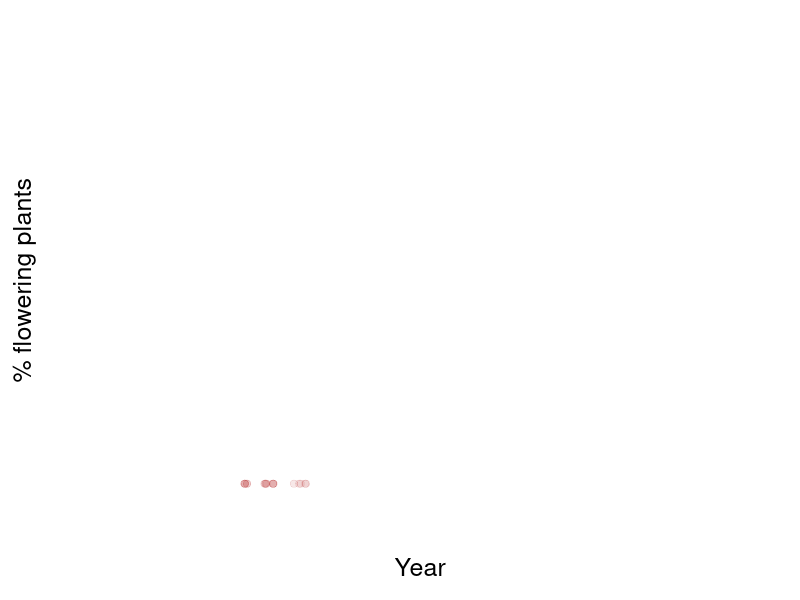

Generate this figure with R: (Note: this script raises an error after producing the figure.)

# Run as:
# Rscript filename.R 

###
#         Read big table
###
setwd("/Users/fulgione/git/Flowering_behaviour_A.alpina/")
  # setwd("/Users/fulgione/git/Flowering_behaviour_A.alpina/flowering_behavior_greenhouse")

###
#     The data
###
gh_noVern_dataSet = "./data/bigpopdata_af.txt"
gh_yesVern_dataSet = "./data/AfterVern_af_withFlowerStop_2.txt"
FB_expSites_data <- as.data.frame(read.table("./data/on-sitedata_E-S-F-D_2019-11-20_simplified.txt", header = T, row.names = NULL))
# str(FB_expSites_data)







#######
#####
##
#           Flowering behavior at field sites,fig 3
#           A total of 4 sites
#           LOOK FOR CORRELATION BETWEEN PERCENTAGE SURVIVED TO NEXT GENERATION AND FLOWERING BEHAVIOR!!!
#           Think about Grouped boxplots
##
#####
########

sites=c("Angliru", "Geargevaggi", "Lautaret", "MPIPZ")
# site=c("Angliru")
for (site in sites) {
  print(site)
  expSitDat <- subset(FB_expSites_data, FB_expSites_data$experimental_site %in% site)
  # Do not frop levels to keep NAs
  # expSitDat <- droplevels(expSitDat)
  # unique(expSitDat$experimental_site)
  
  #   Get Flowering_binominal_2011 and 2012
  # 
  # Eliminate plants that died already the first year
  # 
  expSitDat_sub=subset(expSitDat, expSitDat$alive_2011 == 1)
  expSitDat = expSitDat_sub
  
  flBin2011=with(expSitDat, tapply(expSitDat$Flowering_binominal_2011, expSitDat$population, mean, na.rm=TRUE))
  # flBin2011_sub=with(expSitDat_sub, tapply(expSitDat_sub$Flowering_binominal_2011, expSitDat_sub$population, mean, na.rm=TRUE))
  sd.flBin2011=with(expSitDat, tapply(expSitDat$Flowering_binominal_2011, expSitDat$population, sd, na.rm=TRUE))
  count.flBin2011=with(expSitDat, tapply(expSitDat$Flowering_binominal_2011, expSitDat$population, function(x) length(x[!is.na(x)])))
  stErr.flBin2011 = (1.96*sd.flBin2011)/(sqrt(count.flBin2011))
  
  flBin2012=with(expSitDat, tapply(expSitDat$Flowering_binominal_2012, expSitDat$population, mean, na.rm=TRUE))
  sd.flBin2012=with(expSitDat, tapply(expSitDat$Flowering_binominal_2012, expSitDat$population, sd, na.rm=TRUE))
  count.flBin2012=with(expSitDat, tapply(expSitDat$Flowering_binominal_2012, expSitDat$population, function(x) length(x[!is.na(x)])))
  stErr.flBin2012 = (1.96*sd.flBin2012)/(sqrt(count.flBin2012))
  
  survive2012=with(expSitDat, tapply(expSitDat$alive_2012, expSitDat$population, mean, na.rm=TRUE))
  sd.surv2012=with(expSitDat, tapply(expSitDat$alive_2012, expSitDat$population, sd, na.rm=TRUE))
  count.surv2012=with(expSitDat, tapply(expSitDat$alive_2012, expSitDat$population, function(x) length(x[!is.na(x)])))
  stErr.surv2012 = (1.96*sd.surv2012)/(sqrt(count.surv2012))
  
  
  # And by families
  
  percByFamily_2011=with(expSitDat, tapply(expSitDat$Flowering_binominal_2011, list(expSitDat$population, expSitDat$family), mean, na.rm=TRUE))
  survByFamily_2012=with(expSitDat, tapply(expSitDat$alive_2012, list(expSitDat$population, expSitDat$family), mean, na.rm=TRUE))
  
  
  symb=c(21, 24, 
         21, 24, 23,
         21, 21,
         21, 24, 23, 22, 25)
  colOr=c(rep(rgb(178/255, 34/255, 34/255, 0.1), 2), rep(rgb(218/255, 165/255, 32/255, 0.1), 3), rgb(255/255, 0/255, 0/255, 0.1), rgb(255/255, 20/255, 147/255, 0.1), rep(rgb(30/255, 144/255, 255/255, 0.1), 5))
  col = c(rep(rgb(178/255, 34/255, 34/255, 0.9), 2), rep(rgb(218/255, 165/255, 32/255, 0.9), 3), rgb(255/255, 0/255, 0/255, 0.8), rgb(255/255, 20/255, 147/255, 0.8), rep(rgb(30/255, 144/255, 255/255, 0.9), 5))
  
  
  
  ###
  #         Plot Fig 3
  ###
  
  pdf(paste("./results/fig3_2021-01-25_2_", site, ".pdf", sep=""), height=6,width=6)
  par(mar=c(5,5,3,3))
  
  x=c(1.2)
  x1 = jitter(rep(x[[1]], length(flBin2011)))
  x2 = x1 + 0.2
  min(x1)
  max(x2)
  
  x_more=c(1.18, 1.19, 1.2, 1.21)
  x1_1=jitter(rep(x_more[[1]], 1))
  x1_2=jitter(rep(x_more[[2]], 3))
  x1_3=jitter(rep(x_more[[3]], 2))
  x1_4=jitter(rep(x_more[[4]], 4
  ))
  
  plot(y=0, x=0, bg = col, col="black", type="n", lwd=0.3, cex=2, axes=F, ylab=list(expression("% flowering plants"), cex=1.5), xlab=list(expression("Year"), cex=1.5), xlim=c(1.1, 1.5), ylim=c(0, 1))
  
  
  # Plot families
  for (r in 1:length(percByFamily_2011[,1])) {
     xx=jitter(rep(x[[1]], length(percByFamily_2011[r,])))
     points(x=xx, y=percByFamily_2011[r,], bg = colOr[r], pch=symb[r], col=col[r], lwd=0.1)
     xx=xx+0.2
     points(x=xx, y=percByFamily_2012[r,], bg = colOr[r], pch=symb[r], col=col[r], lwd=0.1)
  }
  
  
  
  # Plot population means
  points(x=x1, y=flBin2011, bg = col, pch=symb, col="black", lwd=0.1, cex=1.5)
  yzero=(flBin2011 + (stErr.flBin2011))
  for (i in 1:length(yzero)) {
    if ( !is.na(yzero[[i]])) {
      if ( yzero[[i]] > 1.0) {
        yzero[[i]] = 1.0
      }
    }
  }
  yone=(flBin2011 - (stErr.flBin2011))
  for (i in 1:length(yone)) {
    if ( !is.na(yone[[i]])) {
      if ( yone[[i]] < 0.0) {
        yone[[i]] = 0.0
      }
    }
  }
  arrows( x1, yzero, x1, yone, angle=90, code=3, length=0.03) 
  points(x=x2, y=flBin2012, bg = col, pch=symb, col="black", lwd=0.1, cex=1.5)
  
  yzero=(flBin2012 + (stErr.flBin2012))
  for (i in 1:length(yzero)) {
    if ( !is.na(yzero[[i]])) {
      if ( yzero[[i]] > 1.0) {
        yzero[[i]] = 1.0
      }
    }
  }
  yone=(flBin2012 - (stErr.flBin2012))
  for (i in 1:length(yone)) {
    if ( !is.na(yone[[i]])) {
      if ( yone[[i]] < 0.0) {
        yone[[i]] = 0.0
      }
    }
  }
  arrows( x2, yzero, x2, yone, angle=90, code=3, length=0.03) 
  
  
  # Connect the means across years
  # for (i in 1:10) {
    # points(x=c(x1[[i]], x2[[i]]), y=c(flBin2011[[i]], flBin2012[[i]]), col = colOr[[i]], type="l", lwd=1.)
  # }
  
  axis(1, at=c(1.1, 1.3, 1.5), tick=TRUE, labels=F, cex.axis=1.2)
  axis(1, at=c(1.2, 1.4), tick=F, labels=c(expression(paste("1"^"st")), expression(paste("2"^"nd"))), cex.axis=1.2)
  axis(2, at=seq(0, 1), labels=T, tick=TRUE, las=1, cex.axis=1.2)
  
  dev.off()
  
  
  
  
  
  
  ###
  #         Plot Fig 4 - new: Flowering behavior vs survival fitness
  ###
  
  pdf(paste("./results/fig3surv_2021-01-25_2011alive_", site, ".pdf", sep=""), height=6,width=6)
  par(mar=c(5,5,3,3))
  
  x=c(1.2)
  x1 = jitter(rep(x[[1]], length(flBin2011)))
  x2 = x1 + 0.2
  min(x1)
  max(x2)
  
  x_more=c(1.18, 1.19, 1.2, 1.21)
  x1_1=jitter(rep(x_more[[1]], 1))
  x1_2=jitter(rep(x_more[[2]], 3))
  x1_3=jitter(rep(x_more[[3]], 2))
  x1_4=jitter(rep(x_more[[4]], 4
  ))
  
  plot(y=0, x=0, bg = col, col="black", type="n", lwd=0.3, cex=2, axes=F, ylab=list(expression("% surviving"), cex=1.5), xlab=list(expression("% flowering 1st year"), cex=1.5), xlim=c(0, 1), ylim=c(0, 1))
  
  ###
  #     Sort and plot families
  #
  for (row in 1:length(percByFamily_2011[,1])) {
    for (r1 in 1:length(rownames(as.data.frame(percByFamily_2011[row,]))) ) {
      nam1 = rownames(as.data.frame(percByFamily_2011[row,]))[[r1]]
      for (r2 in 1:length(rownames(as.data.frame(survByFamily_2012[row,]))) ) {
        nam2 = rownames(as.data.frame(survByFamily_2012[row,]))[[r2]]
        if (nam1 == nam2) {
          # if (!is.na(percByFamily_2011[row, r1]) && !is.na(survByFamily_2012[row, r2]) && (rownames(percByFamily_2011)[row] == "E3" || rownames(percByFamily_2011)[row] == "E4") ) {
            # print(paste(nam1, percByFamily_2011[row, r1], survByFamily_2012[row, r2], sep=" "))
          # }
          points(x=percByFamily_2011[row, r1], y=survByFamily_2012[row, r2], bg = colOr[row], pch=symb[row], col=col[r], lwd=0.1)
        }
      }
    }
  }
  ####
  
  
  # Plot population means
  
  points(x=flBin2011, y=survive2012, bg = col, pch=symb, col="black", lwd=0.1, cex=1.5)
  xzero=(flBin2011 + (stErr.flBin2011))
  for (i in 1:length(xzero)) {
    if ( !is.na(xzero[[i]])) {
      if ( xzero[[i]] > 1.0) {
        xzero[[i]] = 1.0
      }
    }
  }
  xone=(flBin2011 - (stErr.flBin2011))
  for (i in 1:length(xone)) {
    if ( !is.na(xone[[i]])) {
      if ( xone[[i]] < 0.0) {
        xone[[i]] = 0.0
      }
    }
  }
  arrows( xzero, survive2012, xone, survive2012, angle=90, code=3, length=0.03) 
  
  yzero=(survive2012 + (stErr.surv2012))
  for (i in 1:length(yzero)) {
    if ( !is.na(yzero[[i]])) {
      if ( yzero[[i]] > 1.0) {
        yzero[[i]] = 1.0
      }
    }
  }
  yone=(survive2012 - (stErr.surv2012))
  for (i in 1:length(yone)) {
    if ( !is.na(yone[[i]])) {
      if ( yone[[i]] < 0.0) {
        yone[[i]] = 0.0
      }
    }
  }
  arrows( flBin2011, yzero, flBin2011, yone, angle=90, code=3, length=0.03) 
  
  axis(2, at=seq(0, 1), labels=T, tick=TRUE, las=1, cex.axis=1.2)
  axis(1, at=seq(0, 1), labels=T, tick=TRUE, las=1, cex.axis=1.2)
  
  dev.off()
  
  
  
  
  
  
  
  
  
  
  
  
  
  ###
  #       STATS now!
  #       Calculate the correlation 
  ###
  
  print("Correlation on populations")
  
  library(Hmisc)
  # rcorr(x=perc, y=flTime, type="spearman") # type can be pearson or spearman
  print(cor.test( ~ flBin2011 + survive2012, 
            data=expSitDat,
            method = "spearman",
            continuity = FALSE,
            conf.level = 0.99))
  
  
  print(cor.test( ~ flBin2011 + survive2012, 
            data=expSitDat,
            method = "pearson",
            continuity = FALSE,
            conf.level = 0.99))
  
  
  print("Without Pep1 (outlier and not a natural accession)")
  
  print(cor.test( ~ subset(flBin2011, rownames(flBin2011) != "pep1") + subset(survive2012, rownames(survive2012) != "pep1"), 
                  data=expSitDat,
                  method = "pearson",
                  continuity = FALSE,
                  conf.level = 0.99))
  
  
  ###
  #       And among family means
  #       Consider that cor.test dislikes many NAs, 
  #       So we need to clean up percByFamily and flTimeByFamily
  ###
  
  percFl_forCorr_families=vector()
  surv_forCorr_families=vector()
  
  for (row in 1:length(percByFamily_2011[,1])) {
    for (r1 in 1:length(rownames(as.data.frame(percByFamily_2011[row,]))) ) {
      nam1 = rownames(as.data.frame(percByFamily_2011[row,]))[[r1]]
      for (r2 in 1:length(rownames(as.data.frame(survByFamily_2012[row,]))) ) {
        nam2 = rownames(as.data.frame(survByFamily_2012[row,]))[[r2]]
        if (nam1 == nam2 && nam1 != "Paj" && nam1 != "pep1") {
          # print(paste(rownames(as.data.frame(percByFamily[,1]))[[row]], nam1, nam2, percByFamily[row, r1], flTimeByFamily[row, r2], sep = " "))
          if (!is.na(percByFamily_2011[row, r1]) && !is.na(survByFamily_2012[row, r2])) {
            percFl_forCorr_families = append(percFl_forCorr_families, percByFamily_2011[row, r1])
            surv_forCorr_families = append(surv_forCorr_families, survByFamily_2012[row, r2])
          }
        }
      }
    }
  }
  length(percFl_forCorr_families)
  length(surv_forCorr_families)
  
  # plot(perc_forCorr_families, flTime_forCorr_families)
  
  print("Correlation on families")
  
  print(cor.test( ~ percFl_forCorr_families + surv_forCorr_families, 
            data=expSitDat,
            method = "pearson",
            continuity = FALSE,
            conf.level = 0.95))
  
  
  
  
  
  
  ###
  #     Check for differences across regions with Fisher-Pitman permutation test
  #     Keep in mind, here, the family is considered the lowest level entity, within populations and regions
  #     make a new data frame with all families (not individual plants), pop region, fl time, perc flowering
  ### 
  
  fam=vector()
  reg=vector()
  pop=vector()
  percentag=vector()
  
  for (row in 1:length(percByFamily_2011[,1])) {
    for (col in 1:length(percByFamily_2011[1,])) {
      if (!is.na(percByFamily_2011[row,col]) ) {
        #
        # region, population and family:
        # 
        population = rownames(percByFamily_2011)[[row]]
        region = ""
        if (strsplit(population, "")[[1]]  == "E" || strsplit(population, "")[[1]]  == "P") {
          region = "E"
        } else {
          if (strsplit(population, "")[[1]]  == "F") {
            region = "F"
          } else {
            if (strsplit(population, "")[[1]]  == "S") {
              region = "S"
            }
          }
        }
        if (strsplit(population, "")[[1]]  != "p") {
          reg = append(reg, region)
          pop = append(pop, population)
          fam = append(fam, paste(population, colnames(percByFamily_2011)[[col]]))
          
          # Percentage flowering:
          percentag = append(percentag, percByFamily_2011[row,col])
        }
      }
    }
  }
  flTimeByRegion<-data.frame("family" = fam, "region" = reg, "population" = pop, "percentage" = percentag)
  
  with(flTimeByRegion, tapply(flTimeByRegion$percentage, flTimeByRegion$population, mean, na.rm=TRUE))
  
  
  ###
  #     Permutation test to check for differences across regions
  ###
  
  #
  print("Permutation test to compare families from different regions")
  
  library(coin) 
  
  # x=seq(0.0, 1.0, 0.01)
  # hist(flTimeByRegion$percentage[flTimeByRegion$region %in% c("S")], col="blue3", breaks = x)
  # hist(flTimeByRegion$percentage[flTimeByRegion$region %in% c("F")], col="red", add=T, breaks = x)
  
  print(oneway_test(flTimeByRegion$percentage[flTimeByRegion$region %in% c("S","F")] ~ flTimeByRegion$region[flTimeByRegion$region %in% c("S","F")]))
  print(oneway_test(flTimeByRegion$percentage[flTimeByRegion$region %in% c("E","F")] ~ flTimeByRegion$region[flTimeByRegion$region %in% c("E","F")]))
  print(oneway_test(flTimeByRegion$percentage[flTimeByRegion$region %in% c("E","S")] ~ flTimeByRegion$region[flTimeByRegion$region %in% c("E","S")]))
  
}



# [1] "Angliru"
# [1] "Correlation on populations"
# 
# Spearman's rank correlation rho
# 
# data:  flBin2011 and survive2012
# S = 289.52, p-value = 0.01164
# alternative hypothesis: true rho is not equal to 0
# sample estimates:
# rho 
# -0.754658 
# 
# 
# Pearson's product-moment correlation
# 
# data:  flBin2011 and survive2012
# t = -4.4193, df = 8, p-value = 0.002228
# alternative hypothesis: true correlation is not equal to 0
# 99 percent confidence interval:
#   -0.9758624 -0.2499418
# sample estimates:
#   cor 
# -0.8422666 
# 
# [1] "Without Pep1 (outlier and not a natural accession)"
# 
# Pearson's product-moment correlation
# 
# data:  subset(flBin2011, rownames(flBin2011) != "pep1") and subset(survive2012, rownames(survive2012) != "pep1")
# t = -2.0535, df = 7, p-value = 0.07912
# alternative hypothesis: true correlation is not equal to 0
# 99 percent confidence interval:
# -0.9431159  0.3253688
# sample estimates:
# cor 
# -0.6131403 
# 
# [1] "Correlation on families"
# 
# Pearson's product-moment correlation
# 
# data:  percFl_forCorr_families and surv_forCorr_families
# t = -2.4886, df = 143, p-value = 0.01397
# alternative hypothesis: true correlation is not equal to 0
# 95 percent confidence interval:
#   -0.3549655 -0.0421357
# sample estimates:
#   cor 
# -0.2037455 
# 
# [1] "Permutation test to compare families from different regions"
# 
# Asymptotic Two-Sample Fisher-Pitman Permutation Test
# 
# data:  flTimeByRegion$percentage[flTimeByRegion$region %in% c("S", "F")] by flTimeByRegion$region[flTimeByRegion$region %in% c("S", "F")] (F, S)
# Z = 4.9981, p-value = 5.789e-07
# alternative hypothesis: true mu is not equal to 0
# 
# 
# Asymptotic Two-Sample Fisher-Pitman Permutation Test
# 
# data:  flTimeByRegion$percentage[flTimeByRegion$region %in% c("E", "F")] by flTimeByRegion$region[flTimeByRegion$region %in% c("E", "F")] (E, F)
# Z = -5.6987, p-value = 1.207e-08
# alternative hypothesis: true mu is not equal to 0
# 
# 
# Asymptotic Two-Sample Fisher-Pitman Permutation Test
# 
# data:  flTimeByRegion$percentage[flTimeByRegion$region %in% c("E", "S")] by flTimeByRegion$region[flTimeByRegion$region %in% c("E", "S")] (E, S)
# Z = -5.1232, p-value = 3.003e-07
# alternative hypothesis: true mu is not equal to 0
# 
# [1] "Geargevaggi"
# [1] "Correlation on populations"
# 
# Spearman's rank correlation rho
# 
# data:  flBin2011 and survive2012
# S = 140.68, p-value = 0.6845
# alternative hypothesis: true rho is not equal to 0
# sample estimates:
# rho 
# 0.1473941 
# 
# 
# Pearson's product-moment correlation
# 
# data:  flBin2011 and survive2012
# t = 0.039413, df = 8, p-value = 0.9695
# alternative hypothesis: true correlation is not equal to 0
# 99 percent confidence interval:
#   -0.7441152  0.7562970
# sample estimates:
#   cor 
# 0.01393336 
# 
# [1] "Without Pep1 (outlier and not a natural accession)"
# 
# Pearson's product-moment correlation
# 
# data:  subset(flBin2011, rownames(flBin2011) != "pep1") and subset(survive2012, rownames(survive2012) != "pep1")
# t = 1.7604, df = 7, p-value = 0.1217
# alternative hypothesis: true correlation is not equal to 0
# 99 percent confidence interval:
# -0.4032277  0.9322959
# sample estimates:
# cor 
# 0.5539627 
# 
# [1] "Correlation on families"
# 
# Pearson's product-moment correlation
# 
# data:  percFl_forCorr_families and surv_forCorr_families
# t = 4.6544, df = 159, p-value = 6.809e-06
# alternative hypothesis: true correlation is not equal to 0
# 95 percent confidence interval:
#   0.2024490 0.4754878
# sample estimates:
#   cor 
# 0.3462805 
# 
# [1] "Permutation test to compare families from different regions"
# 
# Asymptotic Two-Sample Fisher-Pitman Permutation Test
# 
# data:  flTimeByRegion$percentage[flTimeByRegion$region %in% c("S", "F")] by flTimeByRegion$region[flTimeByRegion$region %in% c("S", "F")] (F, S)
# Z = 3.9993, p-value = 6.353e-05
# alternative hypothesis: true mu is not equal to 0
# 
# 
# Asymptotic Two-Sample Fisher-Pitman Permutation Test
# 
# data:  flTimeByRegion$percentage[flTimeByRegion$region %in% c("E", "F")] by flTimeByRegion$region[flTimeByRegion$region %in% c("E", "F")] (E, F)
# Z = -6.208, p-value = 5.368e-10
# alternative hypothesis: true mu is not equal to 0
# 
# 
# Asymptotic Two-Sample Fisher-Pitman Permutation Test
# 
# data:  flTimeByRegion$percentage[flTimeByRegion$region %in% c("E", "S")] by flTimeByRegion$region[flTimeByRegion$region %in% c("E", "S")] (E, S)
# Z = -3.9796, p-value = 6.902e-05
# alternative hypothesis: true mu is not equal to 0
# 
# [1] "Lautaret"
# [1] "Correlation on populations"
# 
# Spearman's rank correlation rho
# 
# data:  flBin2011 and survive2012
# S = 122.19, p-value = 0.9628
# alternative hypothesis: true rho is not equal to 0
# sample estimates:
# rho 
# -0.01825742 
# 
# 
# Pearson's product-moment correlation
# 
# data:  flBin2011 and survive2012
# t = -1.553, df = 7, p-value = 0.1644
# alternative hypothesis: true correlation is not equal to 0
# 99 percent confidence interval:
#   -0.9230416  0.4573509
# sample estimates:
#   cor 
# -0.5062106 
# 
# [1] "Without Pep1 (outlier and not a natural accession)"
# 
# Pearson's product-moment correlation
# 
# data:  subset(flBin2011, rownames(flBin2011) != "pep1") and subset(survive2012, rownames(survive2012) != "pep1")
# t = 1.4936, df = 6, p-value = 0.1859
# alternative hypothesis: true correlation is not equal to 0
# 99 percent confidence interval:
# -0.5188584  0.9389513
# sample estimates:
# cor 
# 0.5206052 
# 
# [1] "Correlation on families"
# 
# Pearson's product-moment correlation
# 
# data:  percFl_forCorr_families and surv_forCorr_families
# t = -0.34831, df = 101, p-value = 0.7283
# alternative hypothesis: true correlation is not equal to 0
# 95 percent confidence interval:
#   -0.2266431  0.1599592
# sample estimates:
#   cor 
# -0.03463772 
# 
# [1] "Permutation test to compare families from different regions"
# 
# Asymptotic Two-Sample Fisher-Pitman Permutation Test
# 
# data:  flTimeByRegion$percentage[flTimeByRegion$region %in% c("S", "F")] by flTimeByRegion$region[flTimeByRegion$region %in% c("S", "F")] (F, S)
# Z = 2.0088, p-value = 0.04456
# alternative hypothesis: true mu is not equal to 0
# 
# 
# Asymptotic Two-Sample Fisher-Pitman Permutation Test
# 
# data:  flTimeByRegion$percentage[flTimeByRegion$region %in% c("E", "F")] by flTimeByRegion$region[flTimeByRegion$region %in% c("E", "F")] (E, F)
# Z = -3.7265, p-value = 0.0001942
# alternative hypothesis: true mu is not equal to 0
# 
# 
# Asymptotic Two-Sample Fisher-Pitman Permutation Test
# 
# data:  flTimeByRegion$percentage[flTimeByRegion$region %in% c("E", "S")] by flTimeByRegion$region[flTimeByRegion$region %in% c("E", "S")] (E, S)
# Z = -2.8265, p-value = 0.004705
# alternative hypothesis: true mu is not equal to 0
# 
# [1] "MPIPZ"
# [1] "Correlation on populations"
# 
# Spearman's rank correlation rho
# 
# data:  flBin2011 and survive2012
# S = 309.77, p-value = 0.0008512
# alternative hypothesis: true rho is not equal to 0
# sample estimates:
# rho 
# -0.8773667 
# 
# 
# Pearson's product-moment correlation
# 
# data:  flBin2011 and survive2012
# t = -2.7379, df = 8, p-value = 0.02553
# alternative hypothesis: true correlation is not equal to 0
# 99 percent confidence interval:
#   -0.9500354  0.1144960
# sample estimates:
#   cor 
# -0.695521 
# 
# [1] "Without Pep1 (outlier and not a natural accession)"
# 
# Pearson's product-moment correlation
# 
# data:  subset(flBin2011, rownames(flBin2011) != "pep1") and subset(survive2012, rownames(survive2012) != "pep1")
# t = -1.9516, df = 7, p-value = 0.09195
# alternative hypothesis: true correlation is not equal to 0
# 99 percent confidence interval:
# -0.9396200  0.3525574
# sample estimates:
# cor 
# -0.5936066 
# 
# [1] "Correlation on families"
# 
# Pearson's product-moment correlation
# 
# data:  percFl_forCorr_families and surv_forCorr_families
# t = -5.1144, df = 159, p-value = 8.953e-07
# alternative hypothesis: true correlation is not equal to 0
# 95 percent confidence interval:
#   -0.5013876 -0.2348394
# sample estimates:
#   cor 
# -0.3758616 
# 
# [1] "Permutation test to compare families from different regions"
# 
# Asymptotic Two-Sample Fisher-Pitman Permutation Test
# 
# data:  flTimeByRegion$percentage[flTimeByRegion$region %in% c("S", "F")] by flTimeByRegion$region[flTimeByRegion$region %in% c("S", "F")] (F, S)
# Z = 3.0484, p-value = 0.002301
# alternative hypothesis: true mu is not equal to 0
# 
# 
# Asymptotic Two-Sample Fisher-Pitman Permutation Test
# 
# data:  flTimeByRegion$percentage[flTimeByRegion$region %in% c("E", "F")] by flTimeByRegion$region[flTimeByRegion$region %in% c("E", "F")] (E, F)
# Z = -5.1888, p-value = 2.117e-07
# alternative hypothesis: true mu is not equal to 0
# 
# 
# Asymptotic Two-Sample Fisher-Pitman Permutation Test
# 
# data:  flTimeByRegion$percentage[flTimeByRegion$region %in% c("E", "S")] by flTimeByRegion$region[flTimeByRegion$region %in% c("E", "S")] (E, S)
# Z = -4.6968, p-value = 2.643e-06
# alternative hypothesis: true mu is not equal to 0
# 
